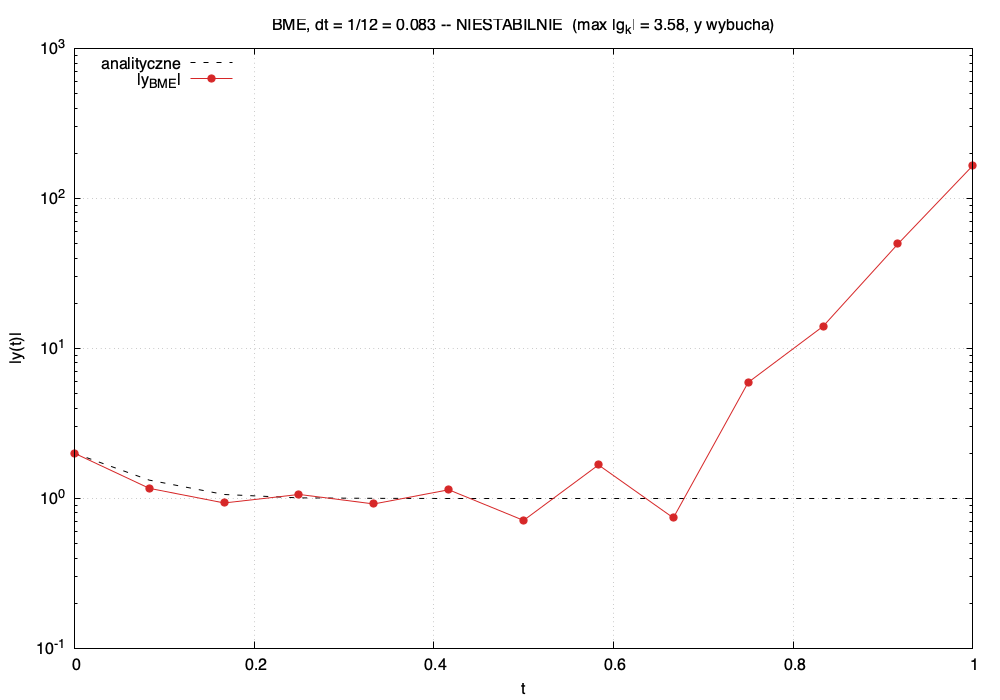

gnuplot code for this plot:
set terminal pngcairo size 1000,700 font "sans,12"
set output "bme_niestabilne.png"
set title  "BME, dt = 1/12 = 0.083 -- NIESTABILNIE  (max |g_k| = 3.58, y wybucha)"
set xlabel "t"
set ylabel "|y(t)|"
set xrange [0:1]
set logscale y
set format y "10^{%L}"
set grid
set key top left
plot "bme_niestabilne.dat" u 1:2          w l  lw 1 dt 2 lc rgb "black"    t "analityczne", \
     ""                   u 1:(abs($3)) w lp pt 7 ps 1.2 lc rgb "#d62728" t "|y_{BME}|"
